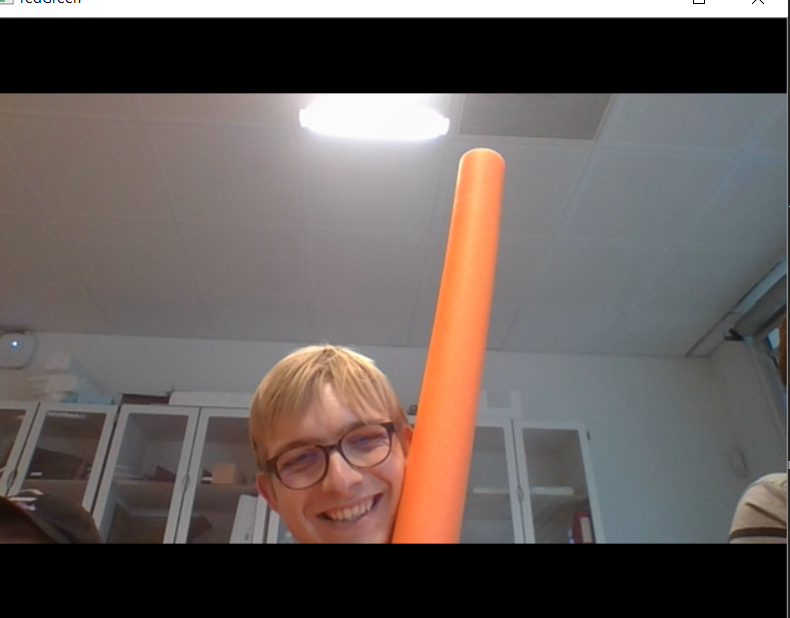
#> input picture AI/nudel.png, 790 x 618 px, given in place of the camera
$ python rotate_live2.py   (older library calls are emulated)
#> lines starting #> are read from the running program, lines starting #| are printed output that depends on the picture; after the words box and inside, x2 and y2 are one past the last pixel; in counts of white or black regions, pixels touching at a corner belong together
#> further down, frame is the input picture: shape (618, 790, 3); mean B, G, R 88.7, 91.9, 100.7
import cv2, sys
import numpy as np

def remove_isolated_pixels(image):
    connectivity = 8

    output = cv2.connectedComponentsWithStats(image, connectivity, cv2.CV_32S)
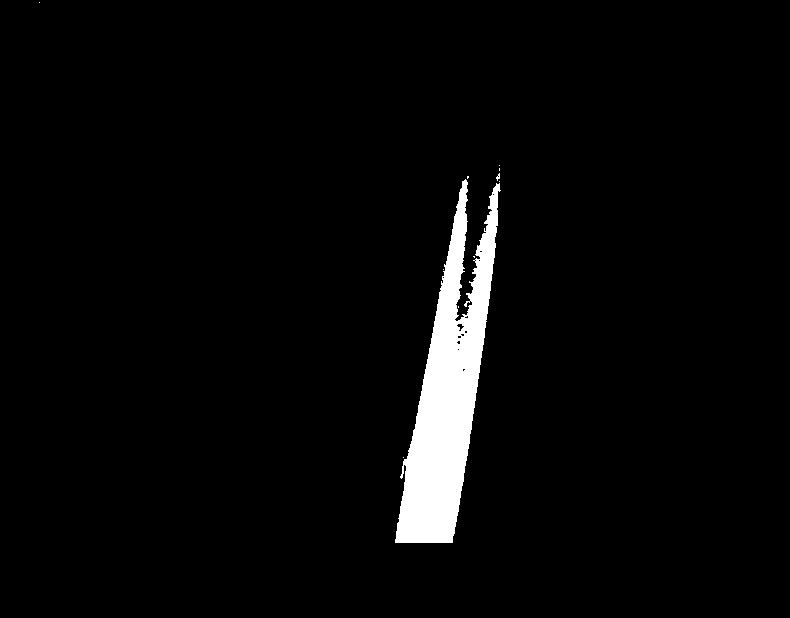
#> image: shape (618, 790); 3.5% white; 11 white regions (10 under 20 px), largest, box (x1, y1, x2, y2) and area: (395, 179, 501, 543) 16834

    num_stats = output[0]
#> num_stats = 12
    labels = output[1]
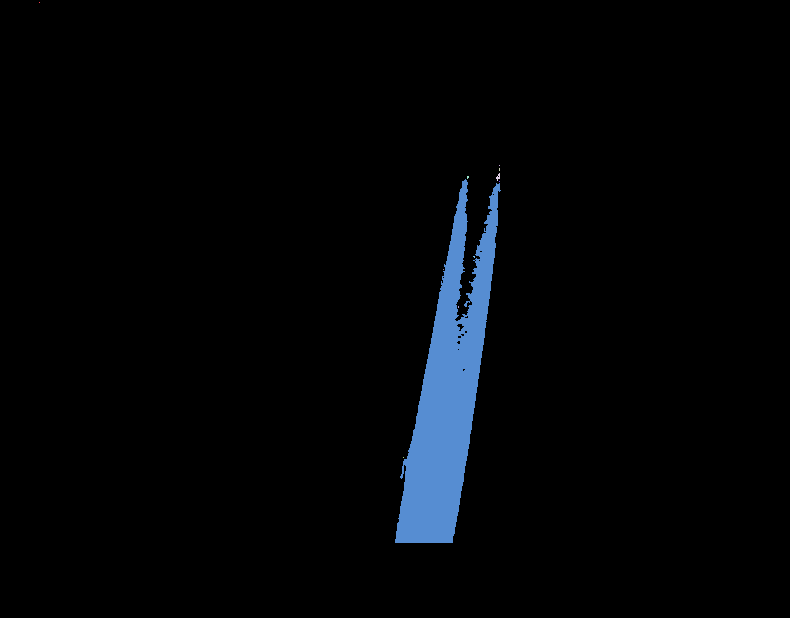
#> labels: shape (618, 790) int32; 12 distinct labels, from 0 to 11; one colour per label, 0 black
    stats = output[2]
#> stats = [[0, 0, 790, 618, 471351], [39, 2, 1, 1, 1], [499, 165, 1, 1, 1], [499, 168, 1, 3, 3], [496, 173, 4, 8, 17], [467, 176, 2, 3, 5], [395, 179, 106, 364, 16834], [499, 181, 1, 1, 1], [473, 256, 2, 2, 3], [443, 269, 1, 1, 1], [458, 306, 1, 2, 2], [403, 457, 1, 1, 1]]

    new_image = image.copy()

    for label in range(num_stats):
        if stats[label,cv2.CC_STAT_AREA] == 1:
            new_image[labels == label] = 0

    return new_image

def crop_minAreaRect(img, rect):

    # rotate img
    angle = rect[2]
    rows, cols = img.shape[0], img.shape[1]
    M = cv2.getRotationMatrix2D((cols / 2, rows / 2), angle, 1)
    img_rot = cv2.warpAffine(img, M, (cols, rows))

    # rotate bounding box
    rect0 = (rect[0], rect[1], 0.0)
    box = cv2.boxPoints(rect)
    pts = np.int0(cv2.transform(np.array([box]), M))[0]
    pts[pts < 0] = 0

    # crop
    img_crop = img_rot[pts[1][1]:pts[0][1],
                       pts[1][0]:pts[2][0]]

    return img_crop

cap = cv2.VideoCapture(0)

while(True):
    ret, frame = cap.read()
    black_image = np.zeros(shape=frame.shape, dtype=np.uint8)
    absolute = remove_isolated_pixels(cv2.inRange(frame, np.array([0,83,212]) , np.array([100,242,255])))

    rect_kernel = cv2.getStructuringElement(cv2.MORPH_RECT, (5, 30))
    threshed = cv2.morphologyEx(absolute, cv2.MORPH_CLOSE, rect_kernel)
#> threshed: shape (618, 790); 3.6% white; 1 white region

    sx = cv2.Sobel(threshed,cv2.CV_32F,1,0)
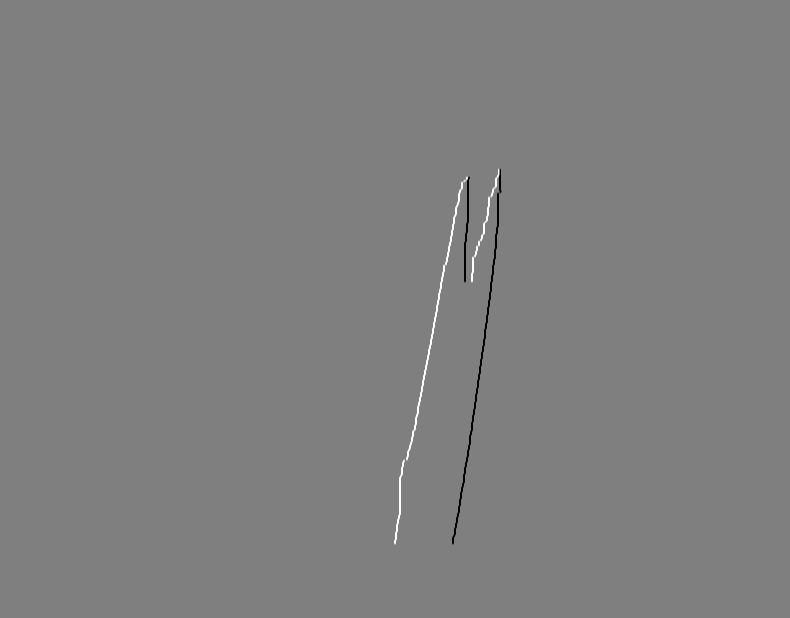
#> sx: shape (618, 790) float32; min -1020, max 1020, mean 0; drawn with min black and max white
    sy = cv2.Sobel(threshed,cv2.CV_32F,0,1)
    m = cv2.magnitude(sx,sy)
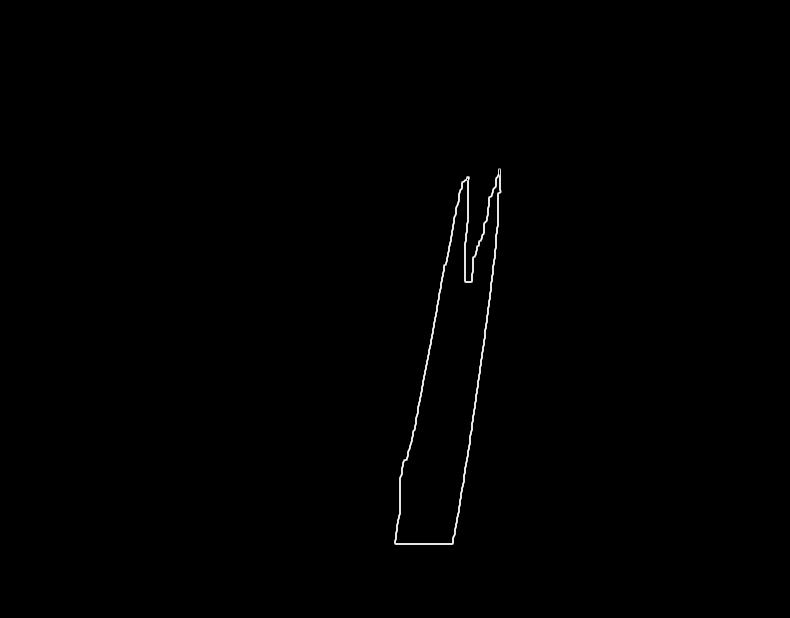
#> m: shape (618, 790) float32; min 0, max 1140.4, mean 4.4; drawn with min black and max white
    m = cv2.normalize(m,None,0.,255.,cv2.NORM_MINMAX,cv2.CV_8U)

    contours, _ = cv2.findContours(m, cv2.RETR_EXTERNAL, cv2.CHAIN_APPROX_NONE)
#> contours = 1 contour; box (x1, y1, x2, y2) and area: (394, 168, 502, 545) 18342

    if(contours != []):
        rect = cv2.minAreaRect(contours[0])
#> rect = ((450.9, 356.6), (387.9, 65.3), -81.03)
        #box = np.int0(cv2.boxPoints(rect))
        cropImage = crop_minAreaRect(frame, rect)
#> in crop_minAreaRect, `angle = rect[2]`: angle = -81.03
#> in crop_minAreaRect, `M = cv2.getRotationMatrix2D((cols / 2, rows / 2), angle, 1)`: M = [[0.156, -0.988, 638.6], [0.988, 0.156, -129.4]]
#> in crop_minAreaRect, `img_rot = cv2.warpAffine(img, M, (cols, rows))`:
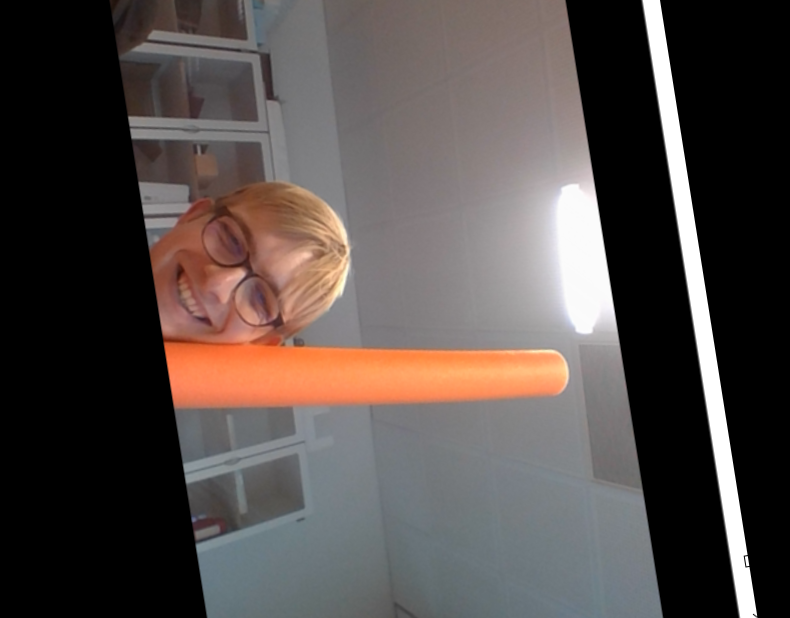
#> img_rot: shape (618, 790, 3); mean B, G, R 73.2, 76, 84.2
#> in crop_minAreaRect, `rect0 = (rect[0], rect[1], 0.0)`: rect0 = ((450.9, 356.6), (387.9, 65.3), 0)
#> in crop_minAreaRect, `box = cv2.boxPoints(rect)`: box = [[452.9, 553.3], [388.4, 543.1], [448.9, 159.9], [513.4, 170.1]]
#> in crop_minAreaRect, `pts = np.int0(cv2.transform(np.array([box]), M))[0]`: pts = [[162, 404], [162, 338], [550, 338], [550, 404]]
#> in crop_minAreaRect, `img_crop = img_rot[pts[1][1]:pts[0][1], pts[1][0]:pts[2][0]]`:
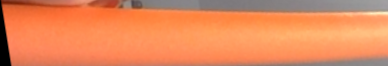
#> img_crop: shape (66, 388, 3); mean B, G, R 91, 137.1, 228.7
        ch, cw, _ = cropImage.shape
#> ch = 66; cw = 388
        print(ch, cw)
#| 66 388
        if(ch > cw):
            tci = cv2.transpose(cropImage, cropImage);
            horImage = cv2.flip(tci, 1);
        else:
            horImage = cropImage

        height, width, _ = horImage.shape
#> height = 66; width = 388

        boundsArray = []
        ssw = 1/8*width
#> ssw = 48.5

        for i in range(8):
            sliceImage = horImage[0:height,int(ssw*i):int(ssw*(i+1))]
#> (the run stopped early here; a loop or call above may not have finished)
